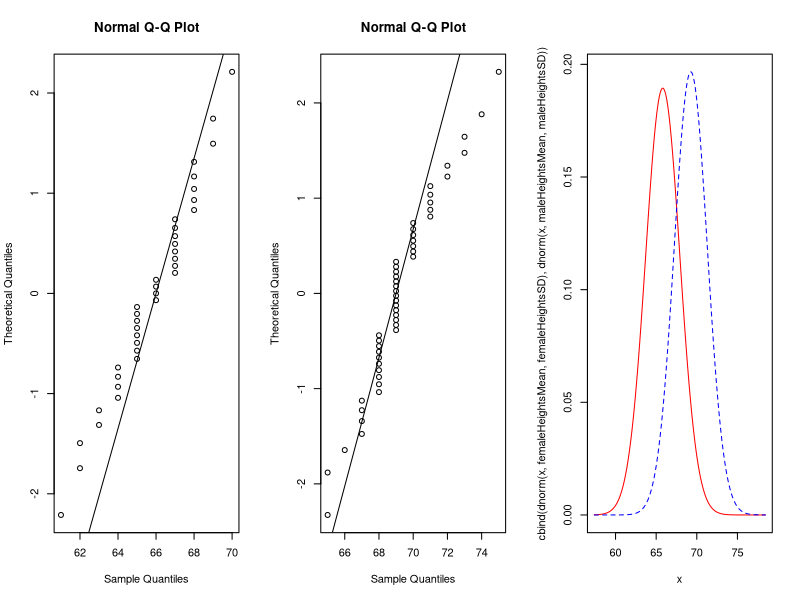

Reproduce this figure in R.
femaleHeights <- c(
					62, 64, 66, 67, 65, 68, 61, 65, 67, 65, 64,
					63, 67, 68, 64, 66, 68, 69, 65, 67, 62, 66,
					68, 67, 66, 65, 69, 65, 70, 65, 67, 68, 65,
					63, 64, 67, 67)
					
femaleHeightsMean = mean(femaleHeights)
femaleHeightsSD = sd(femaleHeights)
x <- seq(femaleHeightsMean - 4 * femaleHeightsSD,
	femaleHeightsMean + 6 * femaleHeightsSD, length = 1000)

maleHeights <- c(
					69, 67, 69, 70, 65, 68, 69, 70, 71, 69, 66,
					67, 69, 75, 68, 67, 68, 69, 70, 71, 72, 68,
					69, 69, 70, 71, 68, 72, 69, 69, 68, 69, 73,
					70, 73, 68, 69, 71, 67, 68, 65, 68, 68, 69,
					70, 74, 71, 69, 70, 69)
					
maleHeightsMean = mean(maleHeights)
maleHeightsSD = sd(maleHeights)

par(mfrow = c(1, 3))
qqnorm(femaleHeights, datax = "TRUE")
qqline(femaleHeights, datax = "TRUE")
qqnorm(maleHeights, datax = "TRUE")
qqline(maleHeights, datax = "TRUE")
matplot(x, cbind(dnorm(x, femaleHeightsMean, femaleHeightsSD),
	dnorm(x, maleHeightsMean, maleHeightsSD)), type = "l", col = c("red", "blue"))
# За примерокот од женските испитаници, кривата на која лежат точките за набљудувањата
# има благ конвексен облик и повеќето вредности лежат над неа, па има негативно
# искривување (кон десно). За примерокот од машките испитаници, пак, кривата
# на која лежат точките за набљудувањата има благ конкавен облик и повеќето вредности
# лежат под неа, па има позитивно искривување (кон лево).
# 
# Што се однесува до одредувањето на дисперзиите според овие веројатносни графици,
# може да се забележи дека правата која минува низ првиот и третиот квантил за
# популацијата од женските има речиси ист наклон како оној од машките, што сугерира дека
# дисперзиите на двата примерока се речиси исти.
#
# За средната вредност, може да се забележи дека е поголема за машките набљудувајќи ги
# вредностите на x-оската.
#
# Третиот график, иако е само скица на распределбите на примероците кај која е земено
# дека тие имаат токму нормална нормирана распределба, ги има емпириските средни
# вредности и дисперзии. Затоа може да послужи како средство за проверка на заклучоците
# кои сме ги извлекле од набљудувањето на веројатносните графици. Се потврдува тоа дека
# средната вредност на набљудувањата од примерокот од машките е поголема – распределбата
# е поместена кон десно. Друг заклучок е тоа дека дисперзијата е малку поголема за
# женските.
